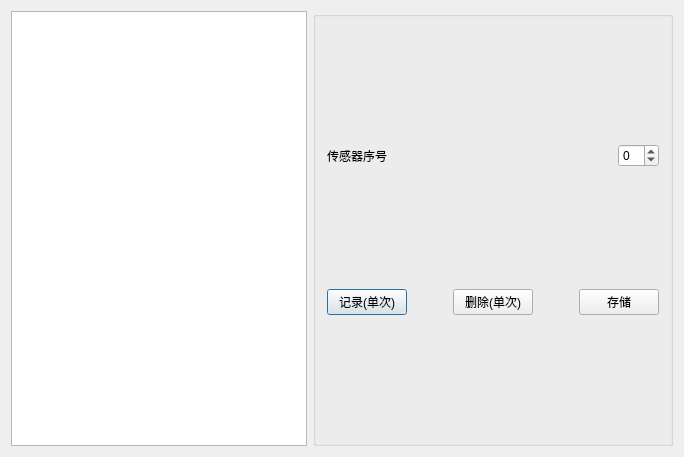
<?xml version="1.0" encoding="UTF-8"?>
<ui version="4.0">
 <class>LocatePhantomDlg</class>
 <widget class="QDialog" name="LocatePhantomDlg">
  <property name="geometry">
   <rect>
    <x>0</x>
    <y>0</y>
    <width>684</width>
    <height>457</height>
   </rect>
  </property>
  <property name="windowTitle">
   <string>LocatePhantomDlg</string>
  </property>
  <layout class="QHBoxLayout" name="horizontalLayout_3">
   <item>
    <widget class="QPlainTextEdit" name="LocatedPts"/>
   </item>
   <item>
    <widget class="QGroupBox" name="groupBox">
     <property name="title">
      <string/>
     </property>
     <layout class="QVBoxLayout" name="verticalLayout">
      <item>
       <layout class="QHBoxLayout" name="horizontalLayout">
        <item>
         <widget class="QLabel" name="Label">
          <property name="text">
           <string>传感器序号</string>
          </property>
         </widget>
        </item>
        <item>
         <spacer name="horizontalSpacer">
          <property name="orientation">
           <enum>Qt::Horizontal</enum>
          </property>
          <property name="sizeHint" stdset="0">
           <size>
            <width>40</width>
            <height>20</height>
           </size>
          </property>
         </spacer>
        </item>
        <item>
         <widget class="QSpinBox" name="SensorNumber">
          <property name="minimum">
           <number>-1</number>
          </property>
         </widget>
        </item>
       </layout>
      </item>
      <item>
       <layout class="QHBoxLayout" name="horizontalLayout_2">
        <item>
         <widget class="QPushButton" name="BtnRecord">
          <property name="text">
           <string>记录(单次)</string>
          </property>
         </widget>
        </item>
        <item>
         <spacer name="horizontalSpacer_2">
          <property name="orientation">
           <enum>Qt::Horizontal</enum>
          </property>
          <property name="sizeHint" stdset="0">
           <size>
            <width>40</width>
            <height>20</height>
           </size>
          </property>
         </spacer>
        </item>
        <item>
         <widget class="QPushButton" name="BtnDelete">
          <property name="text">
           <string>删除(单次)</string>
          </property>
         </widget>
        </item>
        <item>
         <spacer name="horizontalSpacer_3">
          <property name="orientation">
           <enum>Qt::Horizontal</enum>
          </property>
          <property name="sizeHint" stdset="0">
           <size>
            <width>40</width>
            <height>20</height>
           </size>
          </property>
         </spacer>
        </item>
        <item>
         <widget class="QPushButton" name="BtnSave">
          <property name="text">
           <string>存储</string>
          </property>
         </widget>
        </item>
       </layout>
      </item>
     </layout>
    </widget>
   </item>
  </layout>
 </widget>
 <layoutdefault spacing="6" margin="11"/>
 <resources/>
 <connections/>
</ui>
